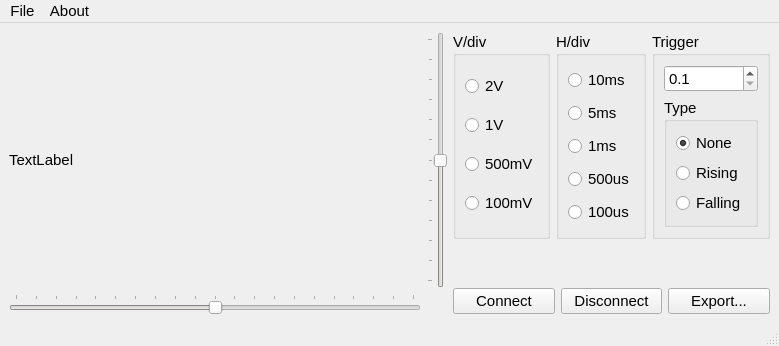
<?xml version="1.0" encoding="UTF-8"?>
<ui version="4.0">
 <class>MainWindow</class>
 <widget class="QMainWindow" name="MainWindow">
  <property name="geometry">
   <rect>
    <x>0</x>
    <y>0</y>
    <width>779</width>
    <height>346</height>
   </rect>
  </property>
  <property name="font">
   <font>
    <pointsize>11</pointsize>
   </font>
  </property>
  <property name="windowTitle">
   <string>Oscilloscope</string>
  </property>
  <widget class="QWidget" name="centralwidget">
   <layout class="QHBoxLayout" name="horizontalLayout_4">
    <item>
     <layout class="QHBoxLayout" name="horizontalLayout_3">
      <property name="sizeConstraint">
       <enum>QLayout::SetDefaultConstraint</enum>
      </property>
      <item>
       <layout class="QGridLayout" name="gridLayout">
        <item row="0" column="1">
         <widget class="QSlider" name="slVolt">
          <property name="styleSheet">
           <string notr="true">selection-background-color: rgb(222, 221, 218);
selection-background-color: rgb(192, 191, 188);</string>
          </property>
          <property name="minimum">
           <number>-6</number>
          </property>
          <property name="maximum">
           <number>6</number>
          </property>
          <property name="pageStep">
           <number>2</number>
          </property>
          <property name="value">
           <number>0</number>
          </property>
          <property name="sliderPosition">
           <number>0</number>
          </property>
          <property name="orientation">
           <enum>Qt::Vertical</enum>
          </property>
          <property name="tickPosition">
           <enum>QSlider::TicksAbove</enum>
          </property>
          <property name="tickInterval">
           <number>1</number>
          </property>
         </widget>
        </item>
        <item row="0" column="0">
         <widget class="QLabel" name="lbPic">
          <property name="enabled">
           <bool>true</bool>
          </property>
          <property name="minimumSize">
           <size>
            <width>0</width>
            <height>0</height>
           </size>
          </property>
          <property name="text">
           <string>TextLabel</string>
          </property>
         </widget>
        </item>
        <item row="1" column="0">
         <widget class="QSlider" name="slTime">
          <property name="styleSheet">
           <string notr="true">selection-background-color: rgb(255, 190, 111);
selection-background-color: rgb(192, 191, 188);</string>
          </property>
          <property name="minimum">
           <number>-10</number>
          </property>
          <property name="maximum">
           <number>10</number>
          </property>
          <property name="pageStep">
           <number>5</number>
          </property>
          <property name="value">
           <number>0</number>
          </property>
          <property name="sliderPosition">
           <number>0</number>
          </property>
          <property name="tracking">
           <bool>true</bool>
          </property>
          <property name="orientation">
           <enum>Qt::Horizontal</enum>
          </property>
          <property name="invertedAppearance">
           <bool>false</bool>
          </property>
          <property name="invertedControls">
           <bool>false</bool>
          </property>
          <property name="tickPosition">
           <enum>QSlider::TicksAbove</enum>
          </property>
          <property name="tickInterval">
           <number>1</number>
          </property>
         </widget>
        </item>
       </layout>
      </item>
      <item>
       <layout class="QVBoxLayout" name="verticalLayout_3">
        <item>
         <layout class="QHBoxLayout" name="horizontalLayout">
          <item>
           <widget class="QGroupBox" name="groupBox">
            <property name="title">
             <string>V/div</string>
            </property>
            <layout class="QVBoxLayout" name="verticalLayout_5">
             <item>
              <widget class="QRadioButton" name="rbV20">
               <property name="text">
                <string>2V</string>
               </property>
              </widget>
             </item>
             <item>
              <widget class="QRadioButton" name="rbV10">
               <property name="text">
                <string>1V</string>
               </property>
              </widget>
             </item>
             <item>
              <widget class="QRadioButton" name="rbV5">
               <property name="text">
                <string>500mV</string>
               </property>
              </widget>
             </item>
             <item>
              <widget class="QRadioButton" name="rbV1">
               <property name="text">
                <string>100mV</string>
               </property>
              </widget>
             </item>
            </layout>
           </widget>
          </item>
          <item>
           <widget class="QGroupBox" name="groupBox_2">
            <property name="title">
             <string>H/div</string>
            </property>
            <layout class="QVBoxLayout" name="verticalLayout_6">
             <item>
              <widget class="QRadioButton" name="rbH100">
               <property name="text">
                <string>10ms</string>
               </property>
              </widget>
             </item>
             <item>
              <widget class="QRadioButton" name="rbH50">
               <property name="text">
                <string>5ms</string>
               </property>
              </widget>
             </item>
             <item>
              <widget class="QRadioButton" name="rbH10">
               <property name="text">
                <string>1ms</string>
               </property>
              </widget>
             </item>
             <item>
              <widget class="QRadioButton" name="rbH5">
               <property name="text">
                <string>500us</string>
               </property>
              </widget>
             </item>
             <item>
              <widget class="QRadioButton" name="rbH1">
               <property name="text">
                <string>100us</string>
               </property>
              </widget>
             </item>
            </layout>
           </widget>
          </item>
          <item>
           <widget class="QGroupBox" name="groupBox_3">
            <property name="title">
             <string>Trigger</string>
            </property>
            <layout class="QVBoxLayout" name="verticalLayout_2">
             <item>
              <widget class="QDoubleSpinBox" name="sbTrigger">
               <property name="decimals">
                <number>1</number>
               </property>
               <property name="minimum">
                <double>0.100000000000000</double>
               </property>
               <property name="maximum">
                <double>6.000000000000000</double>
               </property>
               <property name="value">
                <double>0.100000000000000</double>
               </property>
              </widget>
             </item>
             <item>
              <widget class="QGroupBox" name="gbTriggerType">
               <property name="title">
                <string>Type</string>
               </property>
               <layout class="QVBoxLayout" name="verticalLayout">
                <item>
                 <widget class="QRadioButton" name="rbNone">
                  <property name="text">
                   <string>None</string>
                  </property>
                  <property name="checked">
                   <bool>true</bool>
                  </property>
                 </widget>
                </item>
                <item>
                 <widget class="QRadioButton" name="rbRising">
                  <property name="text">
                   <string>Rising</string>
                  </property>
                 </widget>
                </item>
                <item>
                 <widget class="QRadioButton" name="rbFalling">
                  <property name="text">
                   <string>Falling</string>
                  </property>
                 </widget>
                </item>
               </layout>
              </widget>
             </item>
            </layout>
           </widget>
          </item>
         </layout>
        </item>
        <item>
         <spacer name="verticalSpacer">
          <property name="orientation">
           <enum>Qt::Vertical</enum>
          </property>
          <property name="sizeHint" stdset="0">
           <size>
            <width>20</width>
            <height>40</height>
           </size>
          </property>
         </spacer>
        </item>
        <item>
         <layout class="QHBoxLayout" name="horizontalLayout_2">
          <item>
           <widget class="QPushButton" name="btOpen">
            <property name="text">
             <string>Connect</string>
            </property>
           </widget>
          </item>
          <item>
           <widget class="QPushButton" name="btClose">
            <property name="enabled">
             <bool>true</bool>
            </property>
            <property name="text">
             <string>Disconnect</string>
            </property>
           </widget>
          </item>
          <item>
           <widget class="QPushButton" name="btExport">
            <property name="text">
             <string>Export...</string>
            </property>
           </widget>
          </item>
         </layout>
        </item>
       </layout>
      </item>
     </layout>
    </item>
   </layout>
  </widget>
  <widget class="QMenuBar" name="menubar">
   <property name="geometry">
    <rect>
     <x>0</x>
     <y>0</y>
     <width>779</width>
     <height>24</height>
    </rect>
   </property>
   <widget class="QMenu" name="menuFie">
    <property name="title">
     <string>File</string>
    </property>
    <addaction name="actionSettings"/>
    <addaction name="actionExit"/>
   </widget>
   <widget class="QMenu" name="menuAbout">
    <property name="title">
     <string>About</string>
    </property>
    <addaction name="actionAbout"/>
   </widget>
   <addaction name="menuFie"/>
   <addaction name="menuAbout"/>
  </widget>
  <widget class="QStatusBar" name="statusbar"/>
  <action name="actionSettings">
   <property name="text">
    <string>Settings...</string>
   </property>
  </action>
  <action name="actionExit">
   <property name="text">
    <string>Exit</string>
   </property>
  </action>
  <action name="actionAbout">
   <property name="text">
    <string>About...</string>
   </property>
  </action>
 </widget>
 <resources/>
 <connections/>
</ui>
